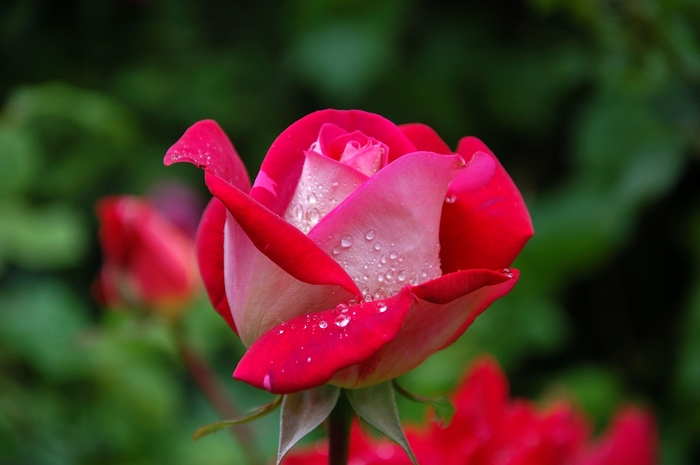
#> input picture Images/resized_rose.jpg, 700 x 465 px, found by its file name
$ python Image_split.py
#> lines starting #> are read from the running program, lines starting #| are printed output that depends on the picture
import cv2
image = cv2.imread('images/resized_rose.jpg')
#> image is the input picture: shape (465, 700, 3); mean B, G, R 39.5, 51.2, 82.9
height,width,channels = image.shape
#> height = 465; width = 700; channels = 3
half_height = height//2
#> half_height = 232
half_width = width//2
#> half_width = 350
top_Right = image[:half_height,:half_width]
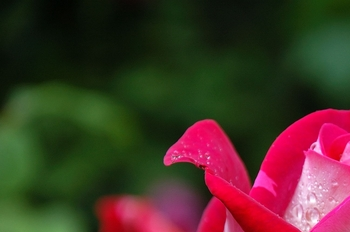
#> top_Right: shape (232, 350, 3); mean B, G, R 39.7, 50.5, 71.9
top_Left = image[:half_height,half_width:]
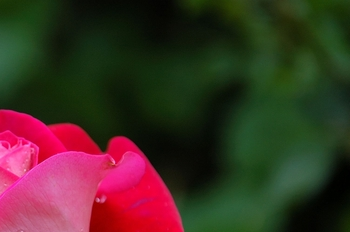
#> top_Left: shape (232, 350, 3); mean B, G, R 36.9, 46.3, 65.2
bottom_Right = image[half_height:,:half_width]
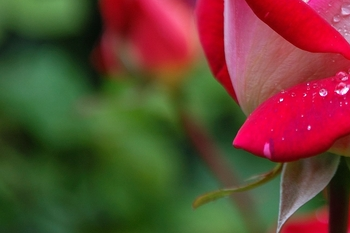
#> bottom_Right: shape (233, 350, 3); mean B, G, R 50.1, 69.2, 100.1
bottom_Left = image[half_height:,half_width:]
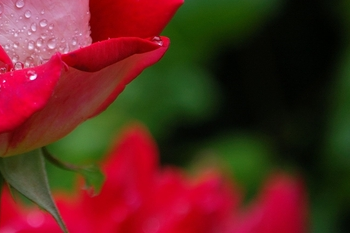
#> bottom_Left: shape (233, 350, 3); mean B, G, R 31.3, 38.8, 94.2

cv2.imshow('Top Right',top_Right)
cv2.imshow('Top Left',top_Left)
cv2.imshow('Bottom_Right',bottom_Left)
cv2.imshow('Bottom_Left',bottom_Right)
cv2.waitKey(0)
